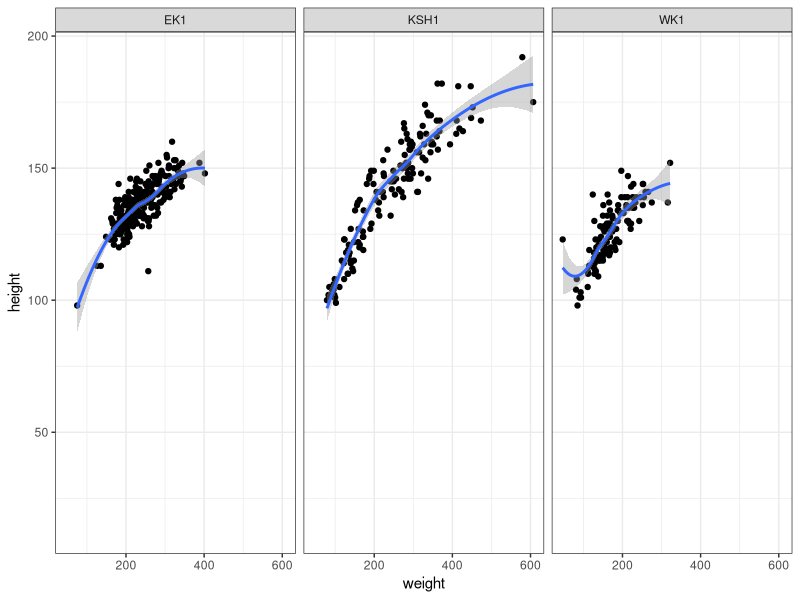

Source code (R): (Note: this script raises an error after producing the figure.)
# load ----
library(tidyverse)
theme_set(theme_bw())
# data ----
#clean up event data- change names and data types etc.
events <- read.csv('./data/events_2016.csv')
events %>% mutate(ID = gsub(" ", "", STATION_ID),date = as.Date(DATE_SET, format='%m-%d-%Y'),
                  year = as.numeric(format(date, "%Y"))) %>% 
   select(year=year, date=date, Event = EVENT_ID, District = DISTRICT, 
          Dredge = DREDGE_ID, Bed = BED_SW, Type = STATION_TYPE, ID = ID, 
          slat = START_LATITUDE, slon=START_LONGITUDE, sdepth = DEPTH_START_F, 
          stime = START_TIME, speed=TOW_SPEED, maxdepth=Max_Dpth_fa, mindepth=Min_Dpth_fa, 
          elat=END_LATITUDE, elon=END_LONGITUDE, edepth=DEPTH_END_F, etime=END_TIME, 
          calc_length=TOW_LENGTH_CALC, field_length=TOW_LENGTH_FIELD,length=TOW_LENGTH_DESIGNATED,
          performance=GEAR_PERFORMANCE_CODE_SW) -> event

catch <- read.csv('./data/catchComp_2016.csv')
catch %>% select(Event = EVENT_ID, species=RACE_CODE, 
                 size_class=SCAL_SIZE_CLASS, count=COUNT,
                 sample_wt=SAMPLE_WT_KG, cond = CONDITION_CODE_RII, 
                 sample_type = SAMPLE_TYPE) -> catch

awl <- read.csv('./data/awl_2016.csv')
awl %>% select(Event = EVENT_ID, weight=WHOLE_WT_GRAMS, 
               worm=SHELL_WORM_SW, height=SHELL_HEIGHT_MM, sex=SEX_SW, 
               gonad_cond=SCAL_GONAD_COND, blister=MUD_BLISTER_SW, 
               meat_cond=MEAT_CONDITION_SW, clapper = CLAPPER, 
               sample_type = SAMPLE_TYPE) -> awl

#height/weight relationship
awl %>% left_join(event) %>% 
   ggplot(aes(weight,height))+geom_point()+facet_wrap(~Bed)+stat_smooth()

#height densities - this way includes <100mm shells
awl %>% left_join(event) %>% 
   ggplot(aes(height))+geom_density(alpha=.2,fill=4)+facet_wrap(~Bed)+stat_smooth()

#height densities - 
awl %>% left_join(event) %>% 
   ggplot(aes(height, fill=factor(sex),color=factor(sex)))+geom_density(alpha=.2)+facet_wrap(~Bed)+stat_smooth()
# getting some issues between using 0 and using NA - need to examine this.